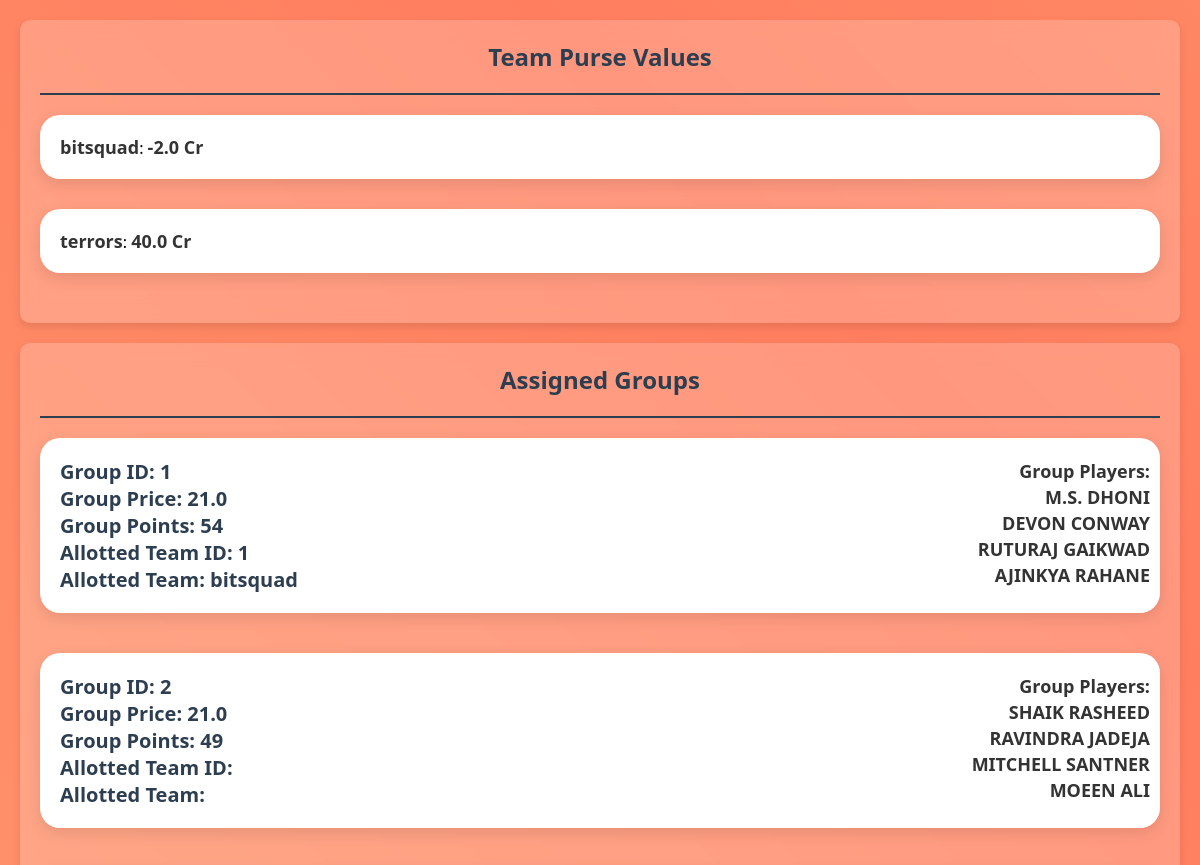
Before: /groups/ (signed in, upper part) with the older database file.
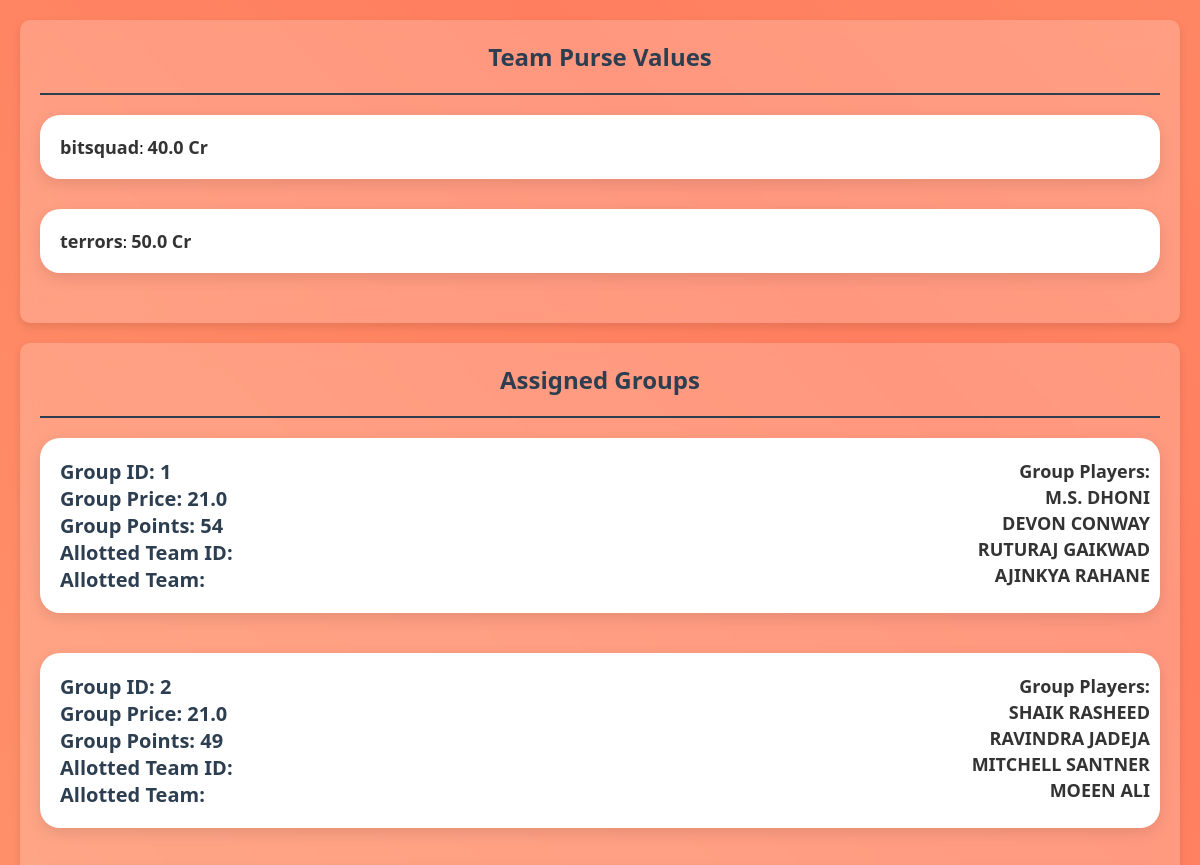
After: the same page with the newer database file.
### Teams/models.py (models this page shows, shortened)
class Team(models.Model):
   team_id = models.IntegerField(primary_key=True)
   team_name = models.CharField(max_length=40, null=False)
   correct_answers = models.IntegerField(default=0)  # Incremental Logic in VIEWS [To be Implemented]
   purse_value = models.FloatField(default=40)  # Calculation Logic in VIEWS [To be Implemented]
   points_scored = models.IntegerField(default=0)

### Players/models.py (models this page shows, shortened)
class Group(models.Model):
   group_id = models.IntegerField(primary_key=True)
   group_price = models.FloatField(default=0.0)
   group_points = models.IntegerField(default=0)
   alloted_team = models.ForeignKey(Team, on_delete=models.CASCADE, related_name='groups', null=True, blank=True, db_column='team_id')
   has_wicketkeeper = models.BooleanField(default=False)

class Individual(models.Model):
   player_id = models.IntegerField(primary_key=True)
   player_name = models.CharField(max_length=50)
   player_price = models.FloatField(default=0.0)
   player_role = models.CharField(max_length=50, default='Player')
   player_team = models.CharField(max_length=50, default='None')
   group = models.ForeignKey('Group', on_delete=models.CASCADE, related_name='players')

### Teams/views.py (the view)
# urls.py: path('groups/', group_list, name='group_list'),
@staff_member_required
def group_list(request):
    teams = Team.objects.all()
    groups = Group.objects.all()
    for group in groups:
        group_stats = Stat.objects.filter(player__group=group)
        total_points = group_stats.aggregate(
            total_points=Sum('fielding') + Sum('bowling') + Sum('batting')
        )['total_points'] or 0  # Ensure 0 if no stats found
        group.group_points = total_points
        group.save()
    previous_assignment = request.session.get('existing_assignments', [])
    existing_assignments = set(group.group_id for group in groups if group.alloted_team_id is not None)
    for group in groups:
        if group.group_id in existing_assignments and group.group_id not in previous_assignment:
            team = Team.objects.get(team_id=group.alloted_team_id)
            team.purse_value -= group.group_price
            team.save()
    request.session['existing_assignments'] = list(existing_assignments)
    context = {
        'teams': teams,
        'groups': groups,
    }
    return render(request, 'group_list.html', context)

### Teams/templates/Teams/group_list.html (shortened to what this page needs)
{% load static %}
<!DOCTYPE html>
<html lang="en">
<head>
    <link rel="stylesheet" href="{% static 'Teams/group_list.css' %}">
</head>
<body>
    <div class="container">
        <div class="team-purse-container">
            <h2>Team Purse Values</h2>
            <ul>
                {% for team in teams %}
                <li>
                    <span class="team-name">{{ team.team_name }}</span>: <span class="amount-value">{{ team.purse_value }} Cr</span>
                </li>
                {% endfor %}
            </ul>
        </div>
        <div class="assigned-group-container">
            <h2>Assigned Groups</h2>
            <ul>
                {% for group in groups %}
                <li class="group-container">
                    <div class="group-info">
                        <form action="{% url 'group_list' %}" method="post">
                            Group ID: {{ group.group_id }}<br>
                            Group Price: {{ group.group_price }}<br>
                            Group Points: {{ group.group_points }}<br>
                            Allotted Team ID: {{ group.alloted_team.team_id }}<br>
                            Allotted Team: {{ group.alloted_team.team_name }}
                        </form>
                    </div>
                    <div class="player-names">
                        <p>Group Players:</p>
                        {% for player in group.players.all %}
                        <p>{{ player.player_name }}</p>
                        {% endfor %}
                    </div>
                </li>
                {% endfor %}
            </ul>
        </div>
    </div>
</body>
</html>

### Teams/static/Teams/group_list.css (style rules this page uses)
body { font-family: 'Segoe UI', Tahoma, Geneva, Verdana, sans-serif; margin: 0; padding: 0; background: linear-gradient(to bottom, #667eea, #764ba2); }
.container { padding: 20px; }
.team-purse-container, .assigned-group-container { position: relative; padding: 20px; border-radius: 10px; box-shadow: 0 4px 8px rgba(0, 0, 0, 0.1); background: rgba(255, 255, 255, 0.2); backdrop-filter: blur(10px); overflow-y: auto; margin-bottom: 20px; }
.team-name { font-weight: bold; color: #333; font-size: 18px; }
.amount-value { font-weight: bold; color: #333; font-size: 18px; }
h2 { margin-top: 0; color: #2c3e50; text-align: center; padding-bottom: 20px; border-bottom: 2px solid #2c3e50; }
ul { list-style-type: none; padding: 0; }
li { margin-bottom: 30px; padding: 20px; background-color: #ffffff; border-radius: 20px; box-shadow: 0 5px 15px rgba(0, 0, 0, 0.1); transition: transform 0.3s ease; }
.group-container { position: relative; margin-bottom: 40px; overflow: hidden; }
.group-info { font-weight: bold; color: #2c3e50; font-size: 20px; }
.player-names { position: absolute; top: 10px; right: 10px; margin-top: 10px; padding: 0; border-radius: 5px; display: flex; flex-direction: column; text-align: right; }
.player-names p { margin: 1px 0; font-size: 18px; color: #333; font-weight: bold; }
.container { background: linear-gradient(45deg, #ff7e5f, #feb47b, #ff7e5f, #feb47b); background-size: 400% 400%; animation: gradientAnimation 15s ease infinite; }

Changed rows visible on the page:
changed Team "bitsquad": purse_value "-2.0" → "40.0"
changed Team "terrors": purse_value "40.0" → "50.0"
changed Group id 1: alloted_team.team_id "1" → (not shown); alloted_team.team_name "bitsquad" → (not shown)
